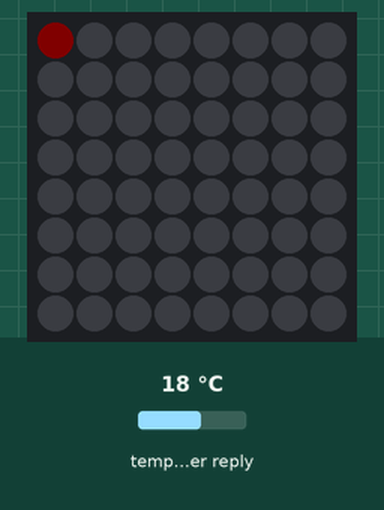
A sketch run on a simulated ESP32. Shown: 8×8 RGB LED matrix (first LED top left, wired row by row). Inputs (shaded band) come from the test bench; at power-on: temperature in the weather reply 18 °C. Dim RGB values are drawn brighter than linear; WiFi joins after 1.5 s; servers stay silent unless stated; random numbers use the default seed unless the sketch sets one; web services answer with replies made up by the test bench; not simulated (calls return 0 or success): secrets.h; what the sketch prints to the serial monitor is not drawn.

Above: at 0.2 s.
At 5.22 s:
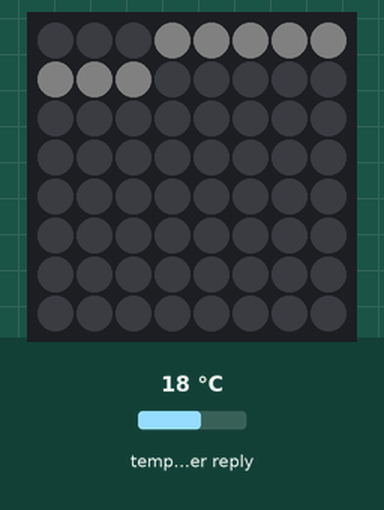
At 9.94 s:
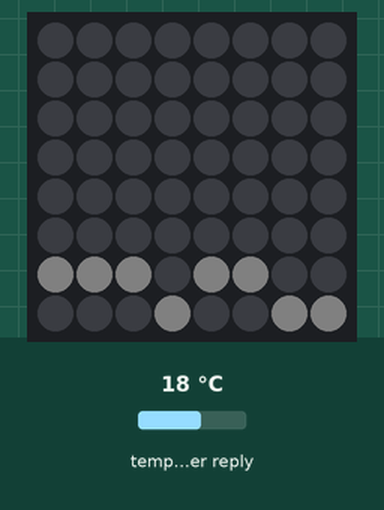
At 20.04 s:
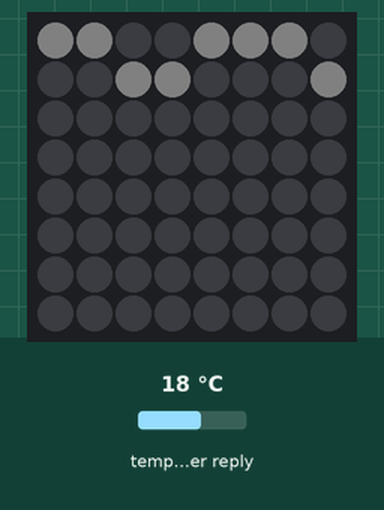
At 29.81 s:
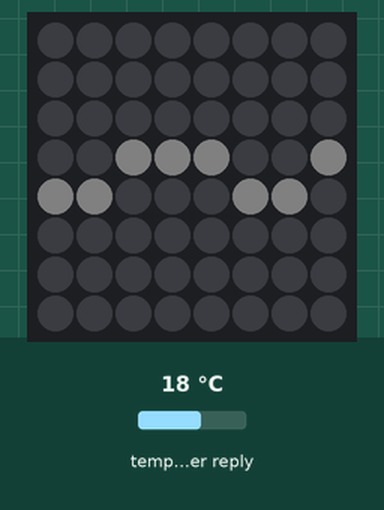
At 39.67 s:
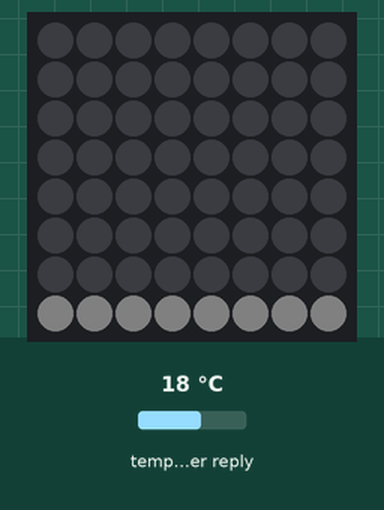

The sketch:

ripple-effect-demo-mode.ino
```cpp
/*
Ripple-effect-demo-mode

Authors: Elisa Lupin-Jimenez, Tala Salman

DEMO MODE: Cycles through all listed locations in 15-second intervals

Calls OpenMeteo's Marine Weather API (https://open-meteo.com/en/docs/marine-weather-api) to
fetch a coordinate's wave height, period, and direction, then visualizes this data in the form
of a ripple moving across a NeoPixel LED matrix.

  - Wave height = Backdrop color (red is short wave, purple is tall wave)
  - Wave period = New ripple generated at 5x speed (e.g., wave period of 5 seconds means one
  ripple per second)
  - Wave direction = Tracks 8 directional movements (direction from which wave comes)
    - North
    - West
    - East
    - South
    - Northwest
    - Northeast
    - Southwest
    - Southeast

Code-assist with Gemini:
  - https://gemini.google.com/share/952c75304788
  - https://gemini.google.com/share/a1fae9ae0fa8
  - https://gemini.google.com/share/bca992c6a043
  - https://gemini.google.com/share/3eb1af5be35b
  - https://gemini.google.com/share/6cacdb4dc85b
  - https://gemini.google.com/share/7ebcecf5b33d
  - https://gemini.google.com/share/581a8546825c
*/

#include <secrets.h>
#include <WiFi.h>
#include <HTTPClient.h>
#include <vector>
#include <map>
#include <Arduino_JSON.h>
#include <Adafruit_GFX.h>
#include <Adafruit_NeoMatrix.h>
#include <Adafruit_NeoPixel.h>
#ifndef PSTR
  #define PSTR // Store strings in flash memory instead of data memory
#endif

#define PIN 13 // Which pin NeoPixel matrix is plugged into

// ---------- WiFi credentials ----------
const char* ssid = SECRET_SSID;
const char* password = SECRET_PASSWORD;

// ---------- Variables ----------
const int ROWS = 8; // Number of pixels in row
const int COLS = 8; // Number of pixels in column
const int BRIGHTNESS = 5; // Brightness of NeoPixel

// ---------- Demo Mode Globals ----------
String activeLocation; // Will be set in setup
const unsigned long demoInterval = 7 * 1000; // 15 seconds
unsigned long lastDemoSwitch = 0;
int currentLocationIndex = 0; // To iterate through the locations
std::vector<String> locationNames; // To easily access locations by index

// These globals store the data from the API
int currentDir = -1;     // ⭐ start as invalid
double currentPeriod = 0;
double currentHeight = 0;

unsigned long lastUpdate = 0;
const unsigned long updateInterval = 60 * 1000 * 10; // refresh every 10 min to avoid http.GET() freeze

// MATRIX DECLARATION:
Adafruit_NeoMatrix matrix = Adafruit_NeoMatrix(ROWS, COLS, PIN,
  NEO_MATRIX_TOP   + NEO_MATRIX_RIGHT +
  NEO_MATRIX_COLUMNS + NEO_MATRIX_ZIGZAG, // (0,0) is TOP-RIGHT
  NEO_GRB          + NEO_KHZ800);

// --- New Globals for Ripple Management ---

// This struct will hold the state of a single ripple (wave)
struct Ripple {
  int pos;       // x, y, (x+y), or (x-y) coordinate, depending on direction
  uint16_t color;  // Color of this ripple
  bool active = false; // Is this ripple currently on-screen?
  int direction; // Stores the snapped visual direction (0, 45, 90, 135, 180, 225, 270, 315)
};

// Holds the latitude and longitude of a specified location
struct Location {
    double latitude;
    double longitude;
};

// To store all locations, maps a string (the name) to your Location struct.
std::map<String, Location> wavePins;

/**
 * @brief Load all available locations for wave data, called in setup()
 */
void loadLocations() {
  wavePins["Reunion"] = {-21.168129, 55.837241};
  wavePins["Hawaii"] = {21.2766, -157.8275};
  wavePins["Portugal"] = {39.600274, -9.074325};
  wavePins["Indonesia"] = {-8.828042, 115.085059};
  wavePins["Norway"] = {68.2316, 13.6200};
  wavePins["Russia"] = {50.772513, 143.795747};
  wavePins["Lebanon"] = {34.141191, 35.630157};
  wavePins["Panama"] = {9.395276, -82.241983};
  wavePins["Mauritius"] = {-20.306872, 57.353025};
  wavePins["Yemen"] = {12.617086, 54.325851};
}

#define MAX_RIPPLES 5 // Max simultaneous ripples we can track
Ripple ripples[MAX_RIPPLES]; // The array to hold all our ripples

unsigned long lastRippleTime = 0; // When the last ripple was spawned
unsigned long currentPeriodInMillis = 3000; // Stores the period

// --- Helper Functions ---

/**
 * @brief Connects the ESP32 to WiFi
 */
void connectToWiFi() {
  Serial.println("Connecting to WiFi...");
  WiFi.begin(ssid, password);
  while (WiFi.status() != WL_CONNECTED) {
    delay(500);
    Serial.print(".");
  }
  Serial.println("\n✅ WiFi connected!");
}

/**
 * @brief Fetches the wave data from the OpenMeteo Marine Weather API
 */
void getWaveData(String name, Location loc) {
  // ---------- Open-Meteo Marine Weather API ----------
  String wave_api = "https://marine-api.open-meteo.com/v1/marine?latitude="
                    + String(loc.latitude, 6)
                    + "&longitude="
                    + String(loc.longitude, 6)
                    + "&current="
                    + "wave_direction,"
                    + "wave_period,"
                    + "wave_height";
  Serial.print("Requesting for ");
  Serial.print(name);
  Serial.print(": ");
  Serial.println(wave_api);

  if (WiFi.status() == WL_CONNECTED) {
    HTTPClient http;
    http.begin(wave_api);
    int httpResponseCode = http.GET();

    Serial.print("HTTP response code: ");
    Serial.println(httpResponseCode);

    if (httpResponseCode == 200) {
      String payload = http.getString();
      JSONVar jsonObject = JSON.parse(payload);

      if (JSON.typeof(jsonObject) == "undefined") {
        Serial.println("Parsing input failed!");
        currentDir = -1;    // ⭐ invalidate reading
        http.end();
        return;
      }

      // Read all values from the JSON
      currentDir = double(jsonObject["current"]["wave_direction"]);
      currentPeriod = double(jsonObject["current"]["wave_period"]);
      currentHeight = double(jsonObject["current"]["wave_height"]);

      Serial.print("Wave direction: ");
      Serial.print(currentDir);
      Serial.println("°");
      Serial.print("Wave period: ");
      Serial.print(currentPeriod);
      Serial.println(" seconds");
      Serial.print("Wave height: ");
      Serial.println(currentHeight);
    } else {
      Serial.print("HTTP error: ");
      Serial.println(httpResponseCode);
      currentDir = -1;    // ⭐ invalidate reading
    }
    http.end();
  } else {
    Serial.println("WiFi disconnected. Reconnecting...");
    WiFi.reconnect();
    currentDir = -1;    // ⭐ invalidate reading
  }
}

/**
 * @brief
 * Snaps a raw angle (0-360) from the API to one of 8
 * visual directions for our drawing logic.
 *
 * API Directions (direction wave comes from):
 * 0=E, 45=NE, 90=N, 135=NW, 180=W, 225=SW, 270=S, 315=SE
 * @param dir The direction received from the API call
 */
int snapDirection(int dir) {
  // This logic maps API direction to the correct visual case.
  // Each slice is 45 degrees wide.
if (dir > 337.5 || dir <= 22.5) { // API is NORTH (0)
    return 0; // Return visual WEST (case 180)
  } else if (dir > 22.5 && dir <= 67.5) {   // API is NORTHEAST (45)
    return 45; // Return visual NORTHWEST (case 135)
  } else if (dir > 67.5 && dir <= 112.5) { // API is EAST (90)
    return 90;  // Return visual NORTH (case 90)
  } else if (dir > 112.5 && dir <= 157.5) { // API is SOUTHEAST (135)
    return 135; // Return visual NORTHEAST (case 45)
  } else if (dir > 157.5 && dir <= 202.5) { // API is SOUTH (180)
    return 180; // Return visual EAST (case 0)
  } else if (dir > 202.5 && dir <= 247.5) { // API is SOUTHWEST (225)
    return 225; // Return visual SOUTHEAST (case 315)
  } else if (dir > 247.5 && dir <= 292.5) { // API is WEST (270)
    return 270; // Return visual SOUTH (case 270)
  } else { // (dir > 292.5 && dir <= 337.5) // API is NORTHWEST (315)
    return 315; // Return visual SOUTHWEST (case 225)
  }
}

/**
 * @brief
 * Visualizes the ripple moving across the matrix.
 * It's called continuously from the main loop.
 * It manages spawning, updating, and drawing all ripples.
 * @param dir Wave direction
 * @param period Wave period
 * @param height Wave height
 */
void visualizeRipple(int dir, double period, double height) {
  int snappedDir = snapDirection(dir);

  period /= 5; // Make period 5 times as fast for better visual effect

  // Update global settings for ripple logic
  currentPeriodInMillis = (unsigned long)(period * 1000.0);

  // Prevent divide-by-zero or spamming if period is 0
  if (currentPeriodInMillis == 0) {
    currentPeriodInMillis = 1000; // Default to 1 second
  }

  unsigned long currentTime = millis();

  // 1. Check if it's time to spawn a new ripple
  if (currentTime - lastRippleTime >= currentPeriodInMillis) {
    addNewRipple(snappedDir, height); // Use snappedDir
    lastRippleTime = currentTime; // Reset the timer
  }

  // 2. Update positions of all active ripples
  updateRipples();

  // 3. Draw all ripples to the buffer
  // Calculate background color based on height.
  // Map height from 0.0 (Red) through the spectrum to 3.0 (Purple)
  double constrainedHeight = constrain(height, 0.0, 3.0);
  double fraction = constrainedHeight / 3.0; // 0.0 (low) to 1.0 (high)

  // Map the 0.0-1.0 fraction to a hue range (0-65535).
  // Hue 0 is Red.
  // Hue ~48000 is a nice Purple/Violet.
  // This will naturally pass through Orange, Yellow, Green, Cyan, and Blue.
  uint16_t hue = (uint16_t)(fraction * 48000.0);
  uint8_t saturation = 255; // Full saturation for rich color
  uint8_t value = 200;       // Dim brightness (0-255)

  // Convert HSV color to the 16-bit packed color
  uint16_t backdropColor = matrix.ColorHSV(hue, saturation, value);

  matrix.fillScreen(backdropColor); // Use the new dynamic color

  matrix.fillScreen(backdropColor); // Use the new dynamic color

  drawRipples(); // Draw ripples on top

  // 4. Show the new frame
  matrix.show();
}

/**
 * @brief
 * Finds an inactive ripple in the array and spawns it at the correct edge.
 * @param snappedDir The visual direction (0, 45, 90, 135, 180, 225, 270, 315)
 * @param height The wave height (used for color)
 */
void addNewRipple(int snappedDir, double height) {
  for (int i = 0; i < MAX_RIPPLES; i++) {
    if (!ripples[i].active) { // Found a free slot
      ripples[i].active = true;
      ripples[i].direction = snappedDir; // Store the direction

      // 1. Set start position based on direction
      // (0,0) is TOP-RIGHT. x=0 is Right, x=7 is Left. y=0 is Top, y=7 is Bottom.
      int w_idx = matrix.width() - 1;  // 7 (max x index)
      int h_idx = matrix.height() - 1; // 7 (max y index)

      switch (snappedDir) {
        case 0:   // Visual East (moves Left, x: 7->0)
          ripples[i].pos = w_idx; // x = 7 (Left)
          break;
        case 180: // Visual West (moves Right, x: 0->7)
          ripples[i].pos = -1; // x = 0 (Right)
          break;
        case 90:  // Visual North (moves Down, y: 7->0)
          ripples[i].pos = h_idx; // y = 7 (Bottom)
          break;
        case 270: // Visual South (moves Up, y: 0->7)
          ripples[i].pos = -1; // y = 0 (Top)
          break;
        case 45:  // Visual NE (moves Bottom-Left, k=x+y: 14->0)
          // Starts at SW corner (x=7, y=7)
          ripples[i].pos = w_idx + h_idx; // pos = 14
          break;
        case 225: // Visual SW (moves Top-Right, k=x+y: 0->14)
          // Starts at NE corner (x=0, y=0)
          ripples[i].pos = -1; // pos = 0
          break;
        case 135: // Visual NW (moves Bottom-Right, k=x-y: -7->7)
          // Starts at SE corner (x=0, y=7)
          ripples[i].pos = 0 - h_idx; // pos = -7
          break;
        case 315: // Visual SE (moves Top-Left, k=x-y: 7->-7)
          // Starts at NW corner (x=7, y=0)
          ripples[i].pos = w_idx; // pos = 7
          break;
      }

      // Set ripple color to a constant white
      ripples[i].color = matrix.Color(255, 255, 255);

      return; // Exit after spawning one ripple
    }
  }
}

/**
 * @brief
 * Updates the position of all active ripples.
 */
void updateRipples() {
  for (int i = 0; i < MAX_RIPPLES; i++) {
    if (ripples[i].active) {
      bool deactivating = false;
      int moveDir = ripples[i].direction;
      int w_idx = matrix.width() - 1;  // 7
      int h_idx = matrix.height() - 1; // 7

      // 1. Move the ripple
      // (0,0) is top-right. X+ is LEFT. Y+ is DOWN.
      switch (moveDir) {
        case 0:   // Visual East (moving left, x: 7->0)
          ripples[i].pos--;
          if (ripples[i].pos < 0) deactivating = true;
          break;
        case 180: // Visual West (moving right, x: 0->7)
          ripples[i].pos++;
          if (ripples[i].pos > w_idx) deactivating = true;
          break;
        case 90:  // Visual North (moving up, y: 7->0)
          ripples[i].pos--;
          if (ripples[i].pos < -1) deactivating = true;
          break;
        case 270: // Visual South (moving down, y: 0->7)
          ripples[i].pos++;
          if (ripples[i].pos > h_idx) deactivating = true;
          break;
        case 45:  // Visual NE (moves Top-Right, k=x+y: 14->0)
          ripples[i].pos--;
          if (ripples[i].pos < 0) deactivating = true;
          break;
        case 225: // Visual SW (moves Bottom-Left, k=x+y: 0->14)
          ripples[i].pos++;
          if (ripples[i].pos > (w_idx + h_idx)) deactivating = true;
          break;
        case 135: // Visual NW (moves Top-Left, k=x-y: -7->7)
          ripples[i].pos++;
          if (ripples[i].pos > w_idx) deactivating = true;
          break;
        case 315: // Visual SE (moves Bottom-Right, k=x-y: 7->-7)
          ripples[i].pos--;
          if (ripples[i].pos < -h_idx) deactivating = true;
          break;
      }

      // 2. Deactivate if it's off-screen
      if (deactivating) {
        ripples[i].active = false;
      }
    }
  }
}

/**
 * @brief
 * Draws all active ripples to the matrix buffer with slight variations.
 */
void drawRipples() {
  for (int i = 0; i < MAX_RIPPLES; i++) {
    if (ripples[i].active) {
      int drawDir = ripples[i].direction;
      uint16_t color = ripples[i].color;
      int mainPos = ripples[i].pos; // The main coordinate (or 'k' value) for the line
      int maxCoord = max(ROWS, COLS) - 1; // Max index (7 for 8x8 matrix)

      switch (drawDir) {
        case 90:  // North (moving up, horizontal line)
        case 270: // South (moving down, horizontal line)
          // `mainPos` is the Y-coordinate. We vary the Y-coordinate slightly.
          for (int x = 0; x <= maxCoord; x++) {
            int wobble = random(0, 2); // 0 or 1
            int variedY = constrain(mainPos + wobble, 0, maxCoord);
            matrix.drawPixel(x, variedY, color);
          }
          break;

        case 0:   // East (moving right, vertical line)
        case 180: // West (moving left, vertical line)
          // `mainPos` is the X-coordinate. We vary the X-coordinate slightly.
          for (int y = 0; y <= maxCoord; y++) {
            int wobble = random(0, 2); // 0 or 1
            int variedX = constrain(mainPos + wobble, 0, maxCoord);
            matrix.drawPixel(variedX, y, color);
          }
          break;

        // These draw diagonal lines of the type k = x + y
        case 45:  // NE
        case 225: // SW
          // `mainPos` is 'k' in the line equation y = k - x.
          // We iterate over x and find the y, wobbling 'k' slightly.
          for (int x = 0; x <= maxCoord; x++) {
            int wobble = random(0, 2); // 0 or 1
            int variedK = mainPos + wobble; // Wobble the 'k' value
            int y = variedK - x;
            if (y >= 0 && y <= maxCoord) { // Draw if on-screen
              matrix.drawPixel(x, y, color);
            }
          }
          break;

        // These draw diagonal lines of the type k = x - y
        case 135: // NW
        case 315: // SE
          // `mainPos` is 'k' in the line equation y = x - k.
          // We iterate over x and find the y, wobbling 'k' slightly.
          for (int x = 0; x <= maxCoord; x++) {
            int wobble = random(0, 2); // 0 or 1
            int variedK = mainPos + wobble; // Wobble the 'k' value
            int y = x - variedK;
            if (y >= 0 && y <= maxCoord) { // Draw if on-screen
              matrix.drawPixel(x, y, color);
            }
          }
          break;
      }
    }
  }
}

// ---------- Setup ----------
void setup() {
  Serial.begin(9600);
  while (!Serial);
  delay(100);
  Serial.println("Serial connection established.");

  matrix.begin();
  matrix.setBrightness(BRIGHTNESS);
  matrix.show(); // Initialize matrix to off
  Serial.println("Matrix initialized.");

  // === HARDWARE TEST ===
  Serial.println("Starting hardware test...");
  // (0,0) is TOP-RIGHT
  matrix.drawPixel(0, 0, matrix.Color(255, 0, 0));
  matrix.show(); // Show the pixel
  Serial.println("Hardware test: Red pixel at (0,0) [TOP-RIGHT] should be on for 2 sec.");
  delay(2000); // Wait 2 seconds
  matrix.fillScreen(0); // Clear screen
  matrix.show();
  Serial.println("Hardware test complete.");
  // ===================

  loadLocations();

  // --- Demo Mode Setup ---
  // Populate the locationNames vector for demo mode
  for (std::map<String, Location>::iterator it = wavePins.begin(); it != wavePins.end(); ++it) {
    locationNames.push_back(it->first);
  }
  Serial.println("Location names loaded for demo mode.");

  // Add a check to make sure locations actually loaded
  if (locationNames.size() == 0) {
    Serial.println("ERROR: No locations loaded! Check loadLocations(). Halting.");
    while(1); // Stop here if no locations
  }

  currentLocationIndex = 0; // Start at the first location
  activeLocation = locationNames[currentLocationIndex];
  // --- End Demo Mode Setup ---

  connectToWiFi();
  delay(100);
  getWaveData(activeLocation, wavePins[activeLocation]);    // initial fetch

  // Initialize all ripples to inactive
  for (int i = 0; i < MAX_RIPPLES; i++) {
    ripples[i].active = false;
  }

  lastRippleTime = millis(); // Set initial- spawn time

  lastUpdate = millis(); // We can use this to track the last fetch
  lastDemoSwitch = millis(); // Reset the 15-sec *demo switch* timer
}

// ---------- Main Loop ----------
void loop() {
  // --- Demo Mode Logic ---
  // Check if it's time to switch to the next location
  if (millis() - lastDemoSwitch > demoInterval) {

    // Increment index and loop back to 0 if at the end
    currentLocationIndex++;
    if (currentLocationIndex >= locationNames.size()) {
      currentLocationIndex = 0;
    }

    // Get the new active location name
    activeLocation = locationNames[currentLocationIndex];

    // Fetch data for the new location
    getWaveData(activeLocation, wavePins[activeLocation]);

    // Reset the demo switch timer
    lastDemoSwitch = millis();

    // We just fetched data, so we can also reset the lastUpdate timer
    lastUpdate = millis();
  }
  // --- End Demo Mode Logic ---

  // ⭐ Only show light if wave direction is valid
  if (currentDir != -1) {
    visualizeRipple(currentDir, currentPeriod, currentHeight);
  } else {
    matrix.fillScreen(0); // Clear the screen
    matrix.show();
  }

  // Add delay for animation frame rate
  delay(100); // ~10 frames per second
}
```
